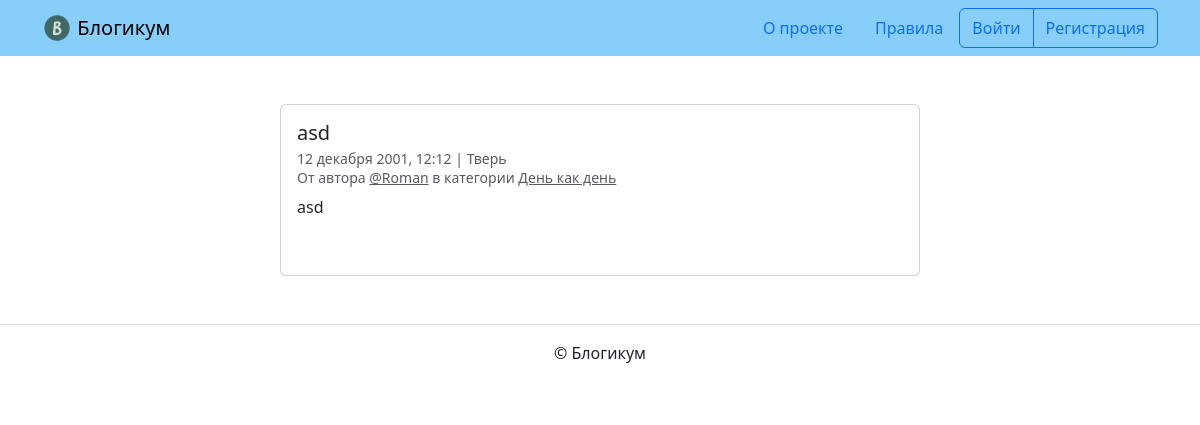
Screenshot of /posts/41/ with the database file from the repository.
### blog/models.py (models this page shows, shortened)
class BaseModel(models.Model):
    created_at = models.DateTimeField(
        auto_now_add=True,
        verbose_name='Добавлено'
    )
    is_published = models.BooleanField(
        default=True,
        verbose_name='Опубликовано',
        help_text='Снимите галочку, чтобы скрыть публикацию.'
    )
    class Meta:
        abstract = True

class Post(BaseModel):
    title = models.CharField(max_length=MAX_LENGHT,
                             verbose_name='Заголовок')
    text = models.TextField(verbose_name='Текст')
    pub_date = models.DateTimeField(verbose_name='Дата и '
                                                 'время публикации',
                                    help_text='Если установить дату '
                                              'и время в будущем — '
                                              'можно делать '
                                              'отложенные публикации.')
    author = models.ForeignKey(User,
                               on_delete=models.CASCADE,
                               verbose_name='Автор публикации',)
    location = models.ForeignKey(Location,
                                 on_delete=models.SET_NULL,
                                 null=True,
                                 verbose_name='Местоположение',)
    category = models.ForeignKey(Category,
                                 on_delete=models.SET_NULL,
                                 null=True,
                                 verbose_name='Категория',)
    image = models.ImageField('Фото', upload_to='post_images', blank=True)
    class Meta:
        verbose_name = 'публикация'
        verbose_name_plural = 'Публикации'
        ordering = ('-pub_date', )
        default_related_name = 'posts'

class Location(BaseModel):
    name = models.CharField(max_length=MAX_LENGHT,
                            verbose_name='Название места')
    class Meta:
        verbose_name = 'местоположение'
        verbose_name_plural = 'Местоположения'

class Category(BaseModel):
    title = models.CharField(max_length=MAX_LENGHT,
                             verbose_name='Заголовок')
    description = models.TextField(verbose_name='Описание')
    slug = models.SlugField(unique=True,
                            verbose_name='Идентификатор',
                            help_text='Идентификатор страницы для URL; '
                                      'разрешены символы латиницы, цифры, '
                                      'дефис и подчёркивание.')
    class Meta:
        verbose_name = 'категория'
        verbose_name_plural = 'Категории'

### blog/views.py (the view, shortened to what this page needs)
class PostDetailView(DetailView):
    template_name = "blog/detail.html"
    post_data = None
    def get_queryset(self):
        self.post_data = get_object_or_404(Post, pk=self.kwargs["pk"])
        if self.post_data.author == self.request.user:
            return post_all_query().filter(pk=self.kwargs["pk"])
        return post_published_query().filter(pk=self.kwargs["pk"])
    def get_context_data(self, **kwargs):
        context = super().get_context_data(**kwargs)
        context["form"] = CommentForm()
        context["comments"] = self.object.comments.select_related('author')
        return context

### blog/utils.py (called while the page is built)
def post_all_query():
    query_set = (
        Post.objects.select_related(
            "category",
            "location",
            "author",
        )
        .annotate(comment_count=Count("comments"))
        .order_by("-pub_date")
    )
    return query_set

def post_published_query():
    query_set = post_all_query().filter(
        pub_date__lte=timezone.now(),
        is_published=True,
        category__is_published=True,
    )
    return query_set

### templates/blog/detail.html (shortened to what this page needs)
{% extends "base.html" %}
{% block content %}
  <div class="col d-flex justify-content-center">
    <div class="card" style="width: 40rem;">
      <div class="card-body">
        <h5 class="card-title">{{ post.title }}</h5>
        <h6 class="card-subtitle mb-2 text-muted">
          <small>
            {{ post.pub_date|date:"d E Y, H:i" }} | {% if post.location and post.location.is_published %}{{ post.location.name }}{% else %}Планета Земля{% endif %}<br>
            От автора <a class="text-muted" href="{% url 'blog:profile' post.author %}">@{{ post.author.username }}</a> в
            категории {% include "includes/category_link.html" %}
          </small>
        </h6>
        <p class="card-text">{{ post.text|linebreaksbr }}</p>
        {% include "includes/comments.html" %}
      </div>
    </div>
  </div>
{% endblock %}

### templates/includes/category_link.html
<a class="text-muted" href="{% url 'blog:category_posts' post.category.slug %}">
  {{ post.category.title }}
</a>

### rows the page displays
Post: title "asd", pub_date "12 декабря 2001, 12:12", location.name "Тверь", author.username "Roman", category "День как день", text "asd"
